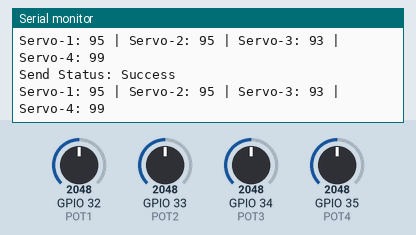
This sketch was run on a simulated ESP32. Shown: the last lines printed to the serial monitor. The inputs (shaded band) are chosen by the test bench; at power-on: GPIO 32 (POT1) = 2048, GPIO 33 (POT2) = 2048, GPIO 34 (POT3) = 2048, GPIO 35 (POT4) = 2048 (analog values on the 0–4095 scale).

Above: at 1.2 s.
1.3 s: GPIO 32 (POT1) set to 2866
At 2.4 s:
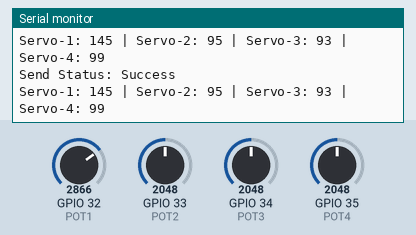
2.8 s: GPIO 33 (POT2) set to 2866
At 3.7 s:
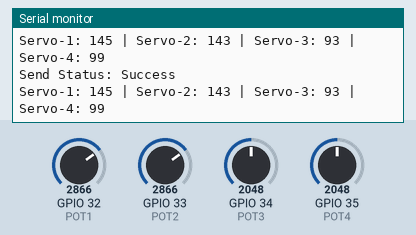
4.3 s: GPIO 34 (POT3) set to 2866
At 5.0 s:
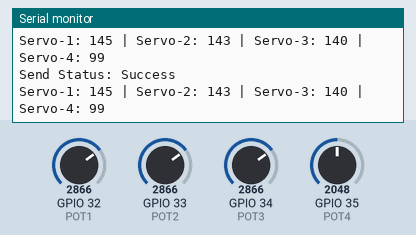
5.8 s: GPIO 35 (POT4) set to 2866
At 6.6 s:
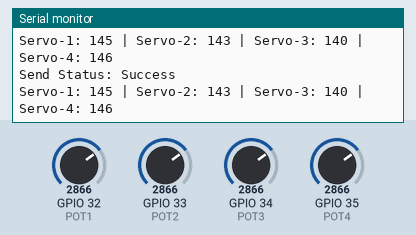
7.3 s: GPIO 32 (POT1) set to 3972
At 7.8 s:
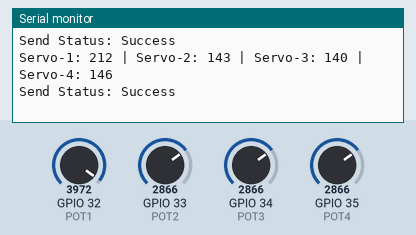
8.8 s: GPIO 33 (POT2) set to 3972
At 9.8 s:
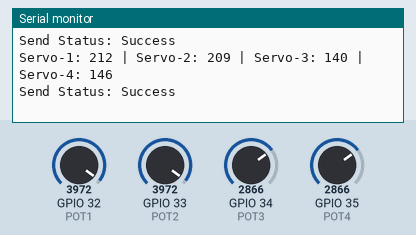
Timing chart, 0 to 11.3 s (numbered marks = the images above; inputs shaded):
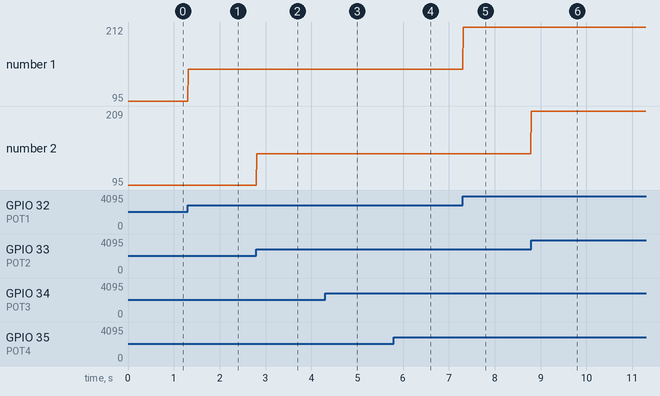

Measured:
- after the input at 1.3 s, the serial monitor: prints a new line at once (image 1)
- after the input at 2.8 s, the serial monitor: prints a new line at once (image 2)
- after the input at 4.3 s, the serial monitor: prints a new line at once (image 3)
- after the input at 5.8 s, the serial monitor: prints a new line at once (image 4)
- after the input at 7.3 s, the serial monitor: prints a new line at once (image 5)
- after the input at 8.8 s, the serial monitor: prints a new line at once (image 6)
- plotted number 1: 95 → 145 after the input at 1.3 s, 145 → 212 after the input at 7.3 s
- plotted number 2: 95 → 143 after the input at 2.8 s, 143 → 209 after the input at 8.8 s

The sketch:

transmitter_v0.1.ino
```cpp
#include <WiFi.h>
#include <esp_now.h>


#define POT1 32
#define POT2 33
#define POT3 34
#define POT4 35


// C8:2E:18:51:73:E0

// Receiver MAC Address
uint8_t receiverMAC[] = {
  0xC8, 0x2E, 0x18, 0x51, 0x73, 0xE0
};


// Data structure
typedef struct {

  int servo1;
  int servo2;
  int servo3;
  int servo4;

} ServoData;


ServoData data;


// Send callback
void OnDataSent(const uint8_t *mac_addr, esp_now_send_status_t status)
{
  Serial.print("Send Status: ");

  if(status == ESP_NOW_SEND_SUCCESS)
    Serial.println("Success");
  else
    Serial.println("Failed");
}


void setup() {

  Serial.begin(115200);


  analogReadResolution(12);


  WiFi.mode(WIFI_STA);


  if(esp_now_init() != ESP_OK)
  {
    Serial.println("ESP-NOW Init Failed");
    return;
  }


  esp_now_register_send_cb(OnDataSent);


  esp_now_peer_info_t peerInfo = {};

  memcpy(peerInfo.peer_addr, receiverMAC, 6);

  peerInfo.channel = 0;

  peerInfo.encrypt = false;


  if(esp_now_add_peer(&peerInfo) != ESP_OK)
  {
    Serial.println("Failed to add peer");
    return;
  }

}


void loop() {


  int p1 = analogRead(POT1);
  int p2 = analogRead(POT2);
  int p3 = analogRead(POT3);
  int p4 = analogRead(POT4);


  data.servo1 = map(p1,470,3430,0,180);
  data.servo2 = map(p2,440,3480,0,180);
  data.servo3 = map(p3,440,3550,0,180);
  data.servo4 = map(p4,315,3460,0,180);


  esp_now_send(
    receiverMAC,
    (uint8_t *)&data,
    sizeof(data)
  );


  Serial.print("Servo-1: ");
  Serial.print(data.servo1);
  Serial.print(" | ");
  Serial.print("Servo-2: ");
  Serial.print(data.servo2);
  Serial.print(" | ");
  Serial.print("Servo-3: ");
  Serial.print(data.servo3);
  Serial.print(" | ");
  Serial.print("Servo-4: ");
  Serial.println(data.servo4);

  delay(10);  // 50Hz update rate

}
```
